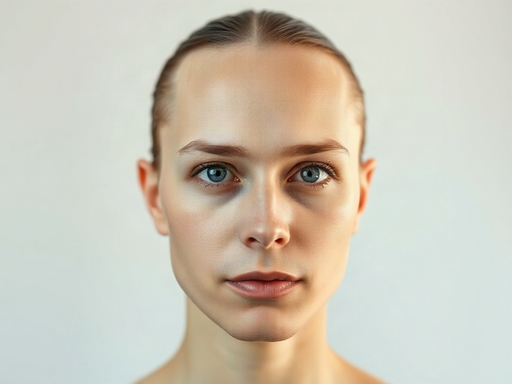
#> input picture sites/berkeley/tests/face_control.png, 512 x 384 px
$ python -i check_generated_assets.py   (imports and definitions only)
#> lines starting #> are read from the running program, lines starting #| are printed output that depends on the picture
#!/usr/bin/env python3
"""Validate the generated UC Berkeley image bundle (scene photography + avatars).

The 164 files ship through the pinned Hugging Face tarball: 82 FLUX.1 [schnell]
scene images at 1024x768 WebP and 82 deterministic Pillow initials avatars at
256x256 PNG, all declared in ``generated_asset_inventory.json``.

This checker enforces exact coverage (no missing, extra, stale or corrupt
file), extension/kind agreement, per-file size + SHA-256 equality against the
inventory, and a full decode of every file at its planned dimensions. It runs
in the Docker build and from ``scripts/check_assets.sh``, mirroring the
webmd_doctor / compass / walmart_careers asset gates.

An OCR pass over the scene images runs when ``pytesseract`` is importable and is
reported as untested otherwise. It is a *large-legible-text* detector, not a
"contains no text" detector — see ``scripts/IMAGE_PLAN.md`` §9.1 for the
calibration, including what it is known to miss.
"""
from __future__ import annotations

import hashlib
import json
from pathlib import Path, PurePosixPath

SITE = Path(__file__).resolve().parent
# Committed test fixture: a frontal portrait generated by the same FLUX model
# with a deliberately face-forward prompt, used to prove the detector can fire.
# Not a real person's photograph.
FACE_CONTROL = SITE / "tests" / "face_control.png"
FACE_SCALE_FACTOR = 1.1
FACE_MIN_NEIGHBOURS = 10
FACE_MIN_SIZE = (40, 40)
# A provider can return a 16:9 frame inside a 4:3 canvas — black bars top and
# bottom that look wrong in a card. Three of the first 82 scenes came back that
# way, so it is a checked defect, not a surprise.
LETTERBOX_BAND = 0.02
LETTERBOX_DARK = 40

# kind -> (managed root, extension, (width, height))
KINDS = {
    "campus": ("static/images/campus", ".webp", (1024, 768)),
    "college": ("static/images/colleges", ".webp", (1024, 768)),
    "research": ("static/images/research", ".webp", (1024, 768)),
    "news": ("static/images/news", ".webp", (1024, 768)),
    "event": ("static/images/events", ".webp", (1024, 768)),
    "faculty": ("static/images/faculty", ".png", (256, 256)),
}
MANAGED_ROOTS = tuple(root for root, _suffix, _size in KINDS.values())
SCENE_ROOTS = tuple(root for kind, (root, _s, _z) in KINDS.items() if kind != "faculty")

# Large-legible-text gate (IMAGE_PLAN.md §9.1). Calibrated on the bundle: at
# (3 chars, confidence 40) clean scenes yield up to seven junk fragments, all of
# them three characters, so the floor sits at 4 chars / confidence 50.
OCR_MIN_LENGTH = 4
OCR_MIN_CONFIDENCE = 50
OCR_MAX_TOKENS = 2


# [64 lines left out: functions ocr_tokens, letterboxed, is_letterboxed, not called in this run]


def detect_faces(path: Path) -> list[tuple[int, int, int, int]] | None:
    """Frontal-face boxes; None when OpenCV is unavailable.

    A coarse tripwire, not a person detector: calibrated to keep clean scenes at
    zero boxes, which also makes it miss small and profile faces — see
    IMAGE_PLAN.md §9.2 for the measured false-positive / false-negative trade-off.
    """
#> called with path = 'tests/face_control.png'
    try:
        import cv2
        import numpy as np
        from PIL import Image
    except ImportError:
        return None
    try:
        cascade = cv2.CascadeClassifier(
            Path(cv2.data.haarcascades) / "haarcascade_frontalface_default.xml")
        if cascade.empty():
            return None
        with Image.open(path) as handle:
#> handle is the input picture: PIL image 512x384 RGB; mean R, G, B 204.5, 198.2, 183.5
            handle.load()
            grey = cv2.cvtColor(np.asarray(handle.convert("RGB")), cv2.COLOR_RGB2GRAY)
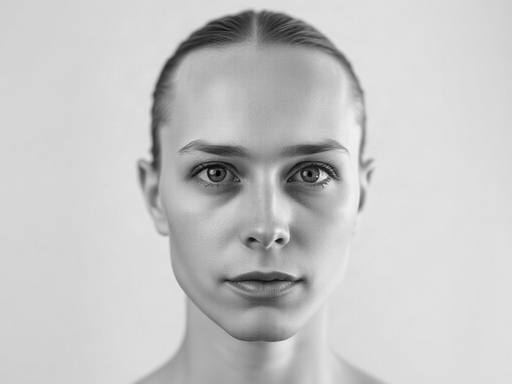
#> grey: shape (384, 512); min 0, max 241, mean 198.4
        return [(int(x), int(y), int(w), int(h))
                for (x, y, w, h) in cascade.detectMultiScale(
                    grey, scaleFactor=FACE_SCALE_FACTOR,
                    minNeighbors=FACE_MIN_NEIGHBOURS, minSize=FACE_MIN_SIZE)]
    except Exception:
        return None


# [80 lines left out: function verify, not called in this run]


# [14 lines not run here, left out]

>>> result = detect_faces('tests/face_control.png')
#> result = [(128, 68, 273, 273)]
